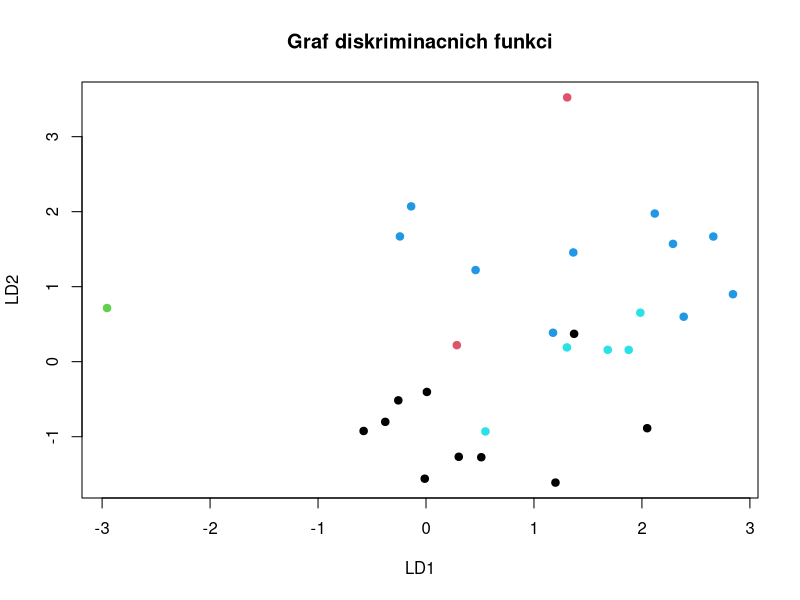
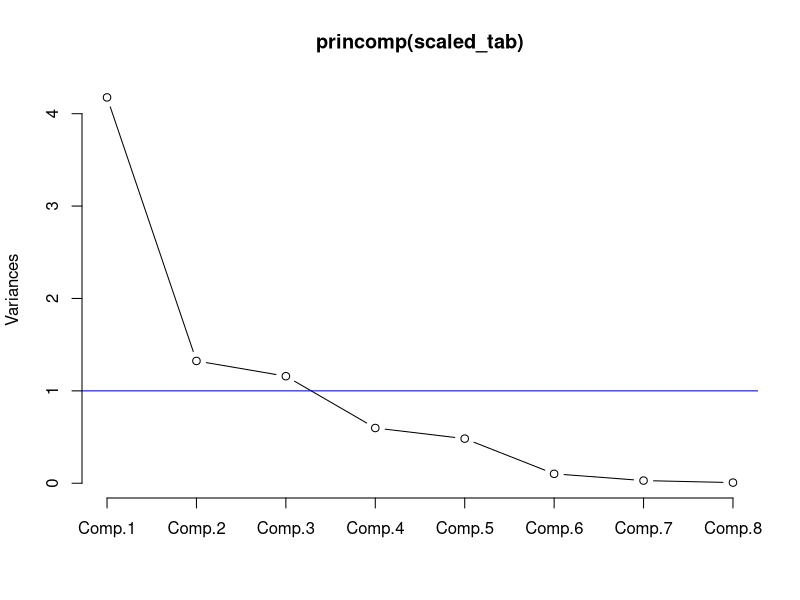
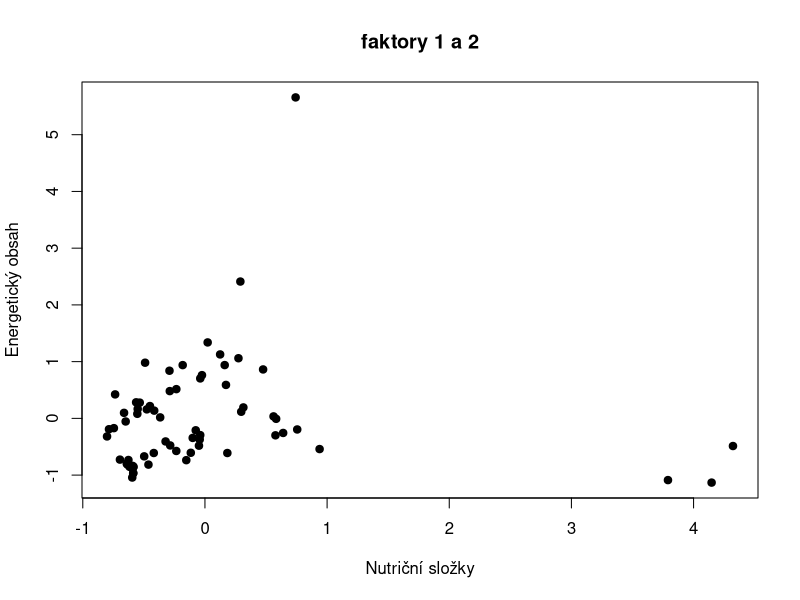
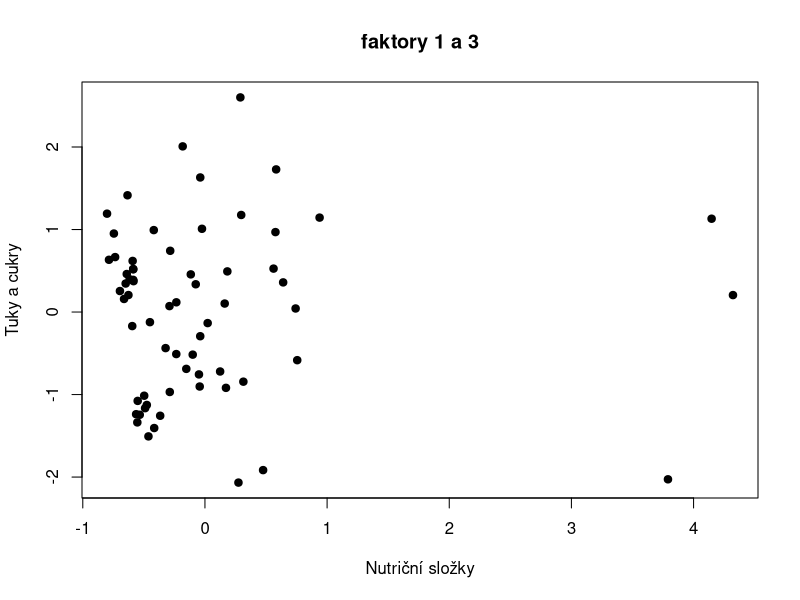
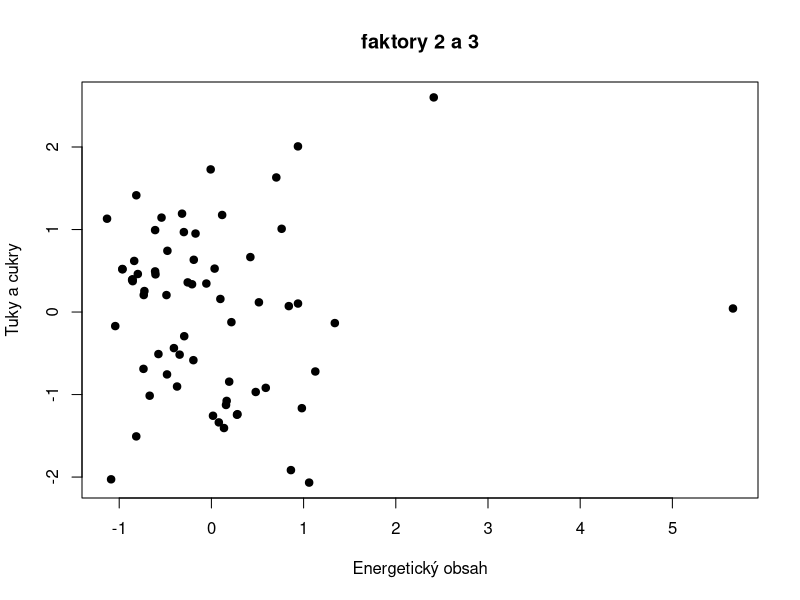

The R source for these figures, in order: (Note: this script raises an error after producing the figures.)
library(MASS)
data(UScereal)
??USCereal
attach(UScereal)

#--------------------------------------
#1. Otestujte, zda se liší výrobky jednotlivých výrobců (proměnná mfr) co se složení týče (pracujte se všemi číselnými proměnnými). Pokud ano, najděte vhodné rozhodovací funkce, které Vám výrobky podle složení k jednotlivým výrobcům přiřadí. Jak spolehlivé takové rozhodování je?
#  (využijte MANOVU a diskriminační analýzu)

# vytvořím si data
vyrobce <- UScereal$mfr 
kalorie <- UScereal$calories
protein <- UScereal$protein
fat <- UScereal$fat
sod <- UScereal$sodium
fib <- UScereal$fibre
carb <- UScereal$carbo
sug <- UScereal$sugars
pot <- UScereal$potassium

# vytvořím tabulku s číselnými proměnnými
tab <- cbind(kalorie, protein, fat, sod, fib, carb, sug, pot)

#manova
#h0: mezi jednotlivými výrobky neexistují rozdíly x h1: existují rozdíly
fit <- manova(tab ~ vyrobce)
#sumář
summary(fit)
# 0.008897 < 0.05 = zamítám h0, najdeme rozdíl alespoň u jednoho výrobku
# podívám se podrobněji na jednotlivé proměnné pro identifikaci závislostí
summary.aov(fit)
#Response fib :
#Df Sum Sq Mean Sq F value  Pr(>F)  
#vyrobce      5  479.5  95.899  2.9345 0.01969 *

#provedu diskrimanační analýzu
#pro zajištění lepšího výsledku škáluju data
scaled_tab <- scale(tab)

apply(scaled_tab, 2, mean)
#žádná proměnná není značně vzdálená od 0, tzn data by měla být sprtávně normalizována
apply(scaled_tab, 2, sd)
#odchylky vychází všude jako 1, značí správnou normalizaci
#vytvořím si z dat datový rámec
tab_df <- as.data.frame(tab)
#přidám sloupeček s výrobci
tab_df$vyrobce <- UScereal$mfr
#rozdělím si data v poměru 60/40 na tréninková a testovací
vzorek <- sample(c(TRUE, FALSE), nrow(tab_df), replace=TRUE, prob=c(0.6,0.4))
train_data <- tab_df[vzorek, ]
test_data <- tab_df[!vzorek, ] 

#diskriminační analýza
lda_train <- lda(vyrobce~., data=train_data)
print(lda_train)
#Prior probabilities of groups:
#  G          K          N          P          Q          R 
#0.33333333 0.33333333 0.07142857 0.14285714 0.07142857 0.04761905 
#Group means:
#  kalorie  protein       fat      sod       fib     carb       sug       pot
#G 130.4762 2.785714 1.4285714 230.7143  1.833333 17.45238  9.642857 114.52381
#K 138.9641 3.311212 0.5817342 207.5107  4.049307 20.34239  9.324360 136.95096
#N 160.2593 7.025479 1.0101010 131.3131 13.583597 24.45349  6.060606 412.18152
#P 226.1134 5.430612 2.4242801 256.0510  5.327115 28.69720 12.962310 189.48609
#Q 106.4179 2.656716 1.6616915 147.9602  1.328358 14.30348  6.651741  67.26368
#R 122.1642 2.492537 0.7462686 289.2537  2.985075 22.19403  5.977612 105.78358

#největší zastoupení mají výrobci G a K, dále vidíme průměrné hodnoty jejich výrobků

#hodnoty jednotlivých diskriminačních funkcí na testovacích datech
predict(lda_train, test_data)$x
#posteriorní pravděpodobnosti pro každou třídu pro každé pozorování v testovacích datech
predict(lda_train, test_data)$posterior
#předpovězené třídy pro každé pozorování v testovacích datech
predict(lda_train, test_data)$class

#vytvoření tabulky skutečných a předpovězených hodnot
test_data$class <- as.factor(test_data$vyrobce)
table(test_data$class, predict(lda_train, newdata = test_data)$class)
#výpočet přesnosti modelu
prediction <- predict(lda_train, test_data)
mean(prediction$class==test_data$vyrobce)
#přesnost modelu je 0.3478261 - značně nepřesný model, předpověděl správně 34,8% případů
#vizalizace diskriminačních funkcí
plot(prediction$x[,1],prediction$x[,2],pch=19,col=prediction$class,
     main="Graf diskriminacnich funkci",xlab="LD1",ylab="LD2")
legend(9,2.2,legend=c(unique(prediction$class)),pch=19,col=1:3)


#DOPLNĚNÍ
#Porovnání MANOVy a Diskriminační analýzy
#MANOVA může odhalit statisticky významné rozdíly mezi skupinami, i když tyto rozdíly nejsou natolik výrazné,
#aby umožnily úspěšnou klasifikaci při použití diskriminační analýzy. Na druhou stranu diskriminační analýza může selhat,
#pokud se skupiny výrazně překrývají.

#--------------------------------------
#2. Pokuste se data zjednodušit, tedy snížit počet proměnných tak, abyste udrželi co možná nejvíce informace (variability) a přitom bylo možné data co nejjednodušeji graficky znázornit. Je možné proměnné rozdělit do skupin (tedy najít mezi nimi vhodný počet interpretovatelných faktorů)?
#(využijte faktorovou analýzu, případně metodu hlavních komponent)

#pro metodu hlavních komponent si vytvoříme korelační matiic
corel <- cor(scaled_tab)
res_eigen <- eigen(corel)
#pro náhled na jednotlivé komponenty si vytvoříme screeplot
screeplot(princomp(scaled_tab),type="l")
abline(h=1,col="blue")
#z grafu je patrné, že první 3 komponenty budou hlavní
cumsum(res_eigen$values/sum(res_eigen$values))
#z výpočtu variability vidíme, že první 3 komponenty obsahují 84,53144% variability
# 0.5301827 0.6982353 0.8453144 0.9212016 0.9825183 0.9954659 0.9991124 1.0000000
#faktorová analýza
res_factanal <- factanal(scaled_tab, factors = 3)
#přerotování hlavních komponent pro lepší interpretaci
(sc<-factanal(~scaled_tab, factors = 3, scores = "Bartlett")$scores)
res_factanal$loadings
#Loadings:
#         Factor1 Factor2 Factor3
#kalorie  0.300   0.775   0.551 
#protein  0.781   0.450   0.219 
#fat      0.177   0.190   0.695 
#sod      0.483   0.365   0.183 
#fib      0.979                 
#carb     0.144   0.986         
#sug                      0.874 
#pot      0.962   0.111   0.185
#factor1 = protein, fib, sod, pot
#factor2 = kalorie, carb
#factor3 = fat, sug
#DOPLNĚNÍ POJMENOVÁNÍ FAKTORŮ
plot(sc[,1], sc[,2], pch=19, main = "faktory 1 a 2", xlab = "Nutriční složky", ylab= "Energetický obsah")
plot(sc[,1], sc[,3], pch=19, main = "faktory 1 a 3", xlab = "Nutriční složky", ylab= "Tuky a cukry")
plot(sc[,2], sc[,3], pch=19, main = "faktory 2 a 3", xlab = "Energetický obsah", ylab= "Tuky a cukry")
#                  Factor1 Factor2 Factor3
#SS loadings       2.88   1.964   1.673
#Proportion Var    0.36   0.245   0.209
#Cumulative Var    0.36   0.605   0.815
#první 2 faktory nám tedy vysvětlují 60,5% variability
#--------------------------------------
#3. Rozdělte výrobky do vhodných skupin.
#(využijte shlukovou analýzu)

#install.packages("cluster")
#install.packages("factoextra")
#library(cluster)
#library(factoextra)

#normalizace dat prvních 2 faktorů
data <- tab[,c("protein","fib","sod","pot","kalorie","carb")]
data_scaled <- scale(na.omit(data))
#funkce pro výpočet koeficientu aglomerace pro danou metodu
methods <- c("average", "single", "complete", "ward")
agl_coef <- function(method) {
  agnes(data_scaled, method = method)$ac
}

#výpočet koeficientů aglomerace pro všechny metody
sapply(methods, agl_coef)
#average    single  complete      ward 
#0.8817115 0.8557202 0.9238024 0.9461144 
#nejvyšší koeficient má metoda ward, dosáhneme tím přesnějších výsledků při shlukové analýze
#výpočet vzdálenostní matice pomocí euklidovské vzdálenosti
distance_matrix <- dist(data_scaled, method = "euclidean")
#provedení hierarchické shlukové analýzy
hc <- hclust(distance_matrix, method = "ward.D2")
#vykreslení dendrogramu pro náhled jak se bude shlukovat
plot(hc, hand = -1)
#rozhodl jsem se rozdělit data na 5 skupin
seg <- cutree(hc, k = 5)
table(seg)
#zobrazení jednotlivých skupin do grafu
rect.hclust(hc, k = 5, border = "red")
#vykreslení skupin jednotlivých proměnných
plot(tab_df$protein,tab_df$kalorie,col=seg,pch=19)
plot(tab_df$fib,tab_df$kalorie,col=seg,pch=19)
plot(tab_df$sod,tab_df$kalorie,col=seg,pch=19)
plot(tab_df$pot,tab_df$kalorie,col=seg,pch=19)
plot(tab_df$carb,tab_df$kalorie,col=seg,pch=19)
#rozdělení do skupin podle průměrných hodnot
mean_val <- aggregate(data_scaled, by=list(seg), FUN=mean)
#Group.1    protein        fib         sod        pot    kalorie        carb
#1       1  2.6730194  4.0196942  1.90947778  3.6992961  0.4059999 -0.29675648
#2       2 -0.3257141 -0.3658140  0.13163987 -0.3994560 -0.2880970 -0.06324694
#3       3 -0.7783745 -0.5253257 -0.89489422 -0.6382252 -0.6985535 -0.87737534
#4       4  0.6142708  0.3318950 -0.04159999  0.5691366  0.8022952  0.59139190
#5       5  3.1469906  1.3253906  3.38484966  1.1142150  4.6560329  5.67190886
# DOPLNĚNÍ: 
# Group 1 : Vyvážené cereálie
# Protein: 2.6730194
# Fib: 4.0196942
# Sod: 1.90947778
# Pot: 3.6992961
# Kalorie: 0.4059999
# Carb: -0.29675648

# Group 2 : Nízkokalorické cereálie
# Protein: -0.3257141
# Fib: -0.3658140
# Sod: 0.13163987
# Pot: -0.3994560
# Kalorie: -0.2880970
# Carb: -0.06324694

# Group 3 : Cereálie s nízkým obsahem živin
# Protein: -0.7783745
# Fib: -0.5253257
# Sod: -0.89489422
# Pot: -0.6382252
# Kalorie: -0.6985535
# Carb: -0.87737534

# Group 4 : Cereálie se zvýšeným obsahem bílkovin a kalorií
# Protein: 0.6142708
# Fib: 0.3318950
# Sod: -0.04159999
# Pot: 0.5691366
# Kalorie: 0.8022952
# Carb: 0.59139190

# Group 5 : Cereálie s vysokou energetickou hodnotou
# Protein: 3.1469906
# Fib: 1.3253906
# Sod: 3.38484966
# Pot: 1.1142150
# Kalorie: 4.6560329
# Carb: 5.67190886

res_kmeans <- kmeans(data_scaled, centers = 5)
res_kmeans
plot(tab_df$protein, tab_df$kalorie, col=res_kmeans$cluster, main = "Metoda k-means", pch=19)
plot(tab_df$fib, tab_df$kalorie, col=res_kmeans$cluster, main = "Metoda k-means", pch=19)
plot(tab_df$sod, tab_df$kalorie, col=res_kmeans$cluster, main = "Metoda k-means", pch=19)
plot(tab_df$pot, tab_df$kalorie, col=res_kmeans$cluster, main = "Metoda k-means", pch=19)
plot(tab_df$carb, tab_df$kalorie, col=res_kmeans$cluster, main = "Metoda k-means", pch=19)

res_kmeans$size
#oproti shlukové analýze je patrné rovnoměrnější rozdělení pomocí metody k-means
#seg 1  2  3  4  5  x  1 2   3   4   5
#    3 31 14 16  1     2 24  19  17  3

res_kmeans$centers
#   protein    fib        sod         pot        kalorie    carb
#1  2.5965724  1.0882392  1.65198364  0.9562192  4.0442612  3.98293401
#2 -0.5322774 -0.4153564 -0.63067044 -0.4945419 -0.6183065 -0.72844292
#3  0.4835370  0.2116359  0.01857239  0.4188561  0.5462947  0.46478540
#4 -0.5661617 -0.4875347  0.33828321 -0.5352699 -0.2851039  0.09271229
#5  2.6730194  4.0196942  1.90947778  3.6992961  0.4059999 -0.29675648